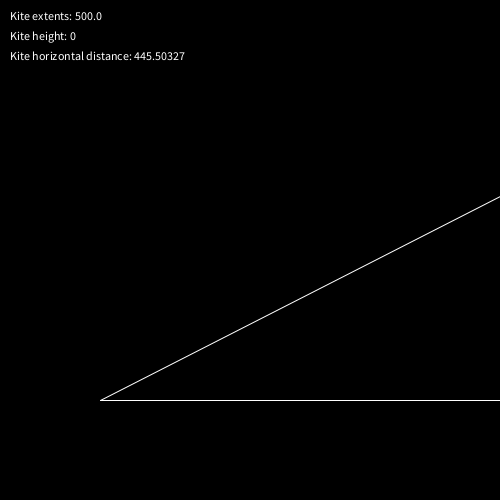
Frame 1 (no input)
Frame 60 (the mouse pressed at the canvas centre just before this capture): identical to frame 1, image omitted
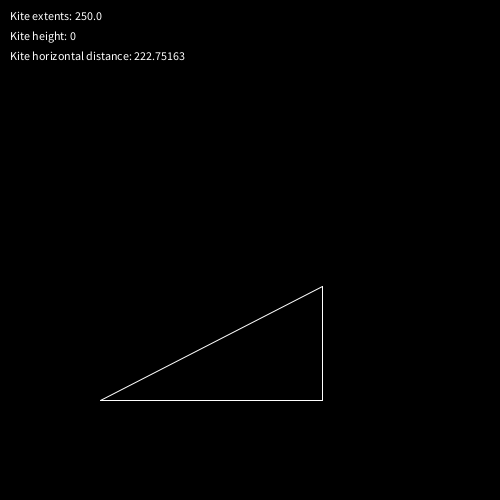
Frame 120 (the mouse held since frame 60 and released just before this capture)

The Processing sketch that drew these frames (run headless with seeded random() and noise(); from frame 60 on, the mouse is pressed at the canvas centre):

// Processing sketch: Lecture
// ── Lecture.pde
void setup()
{
  size(500, 500);
}

float px = 100, py = 400;
float h = 176 , o, a;
float theta = 27;

void draw()
{
  background(0);
  stroke(255);
  fill(255);
  
  h = height - mouseY;
  o = sin(radians(theta)) * h; //must be in rads
  a = cos(radians(theta)) * h;
  
  line(px, py, px + a, py - o);
  line(px + a, py - o, px + a, py);
  line(px , py, px + a, py);
  
  text("Kite extents: " + h, 10, 20);
  text("Kite height: " + 0, 10, 40);
  text("Kite horizontal distance: " + a, 10, 60); 
}
